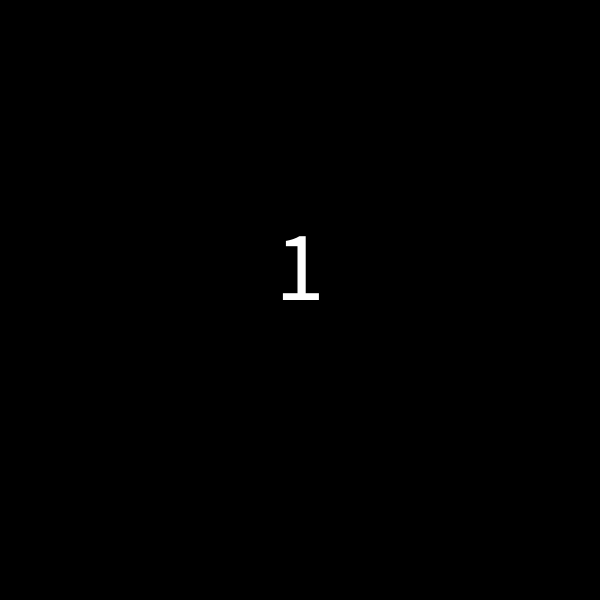
Frame 1 (no input)
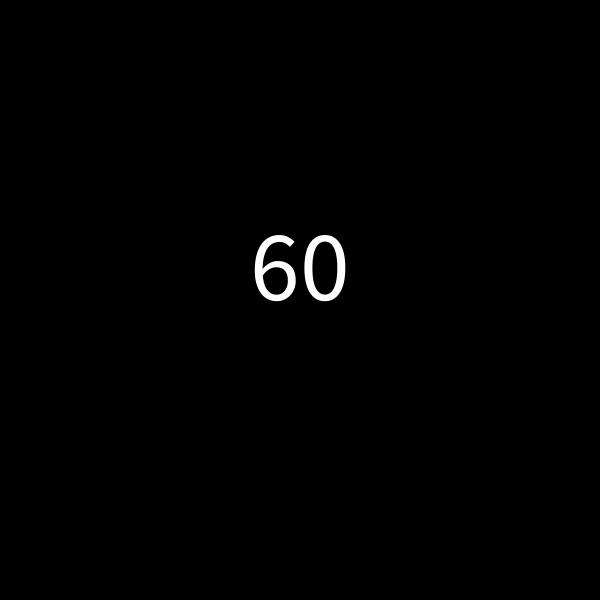
Frame 60 (the mouse pressed at the canvas centre just before this capture)
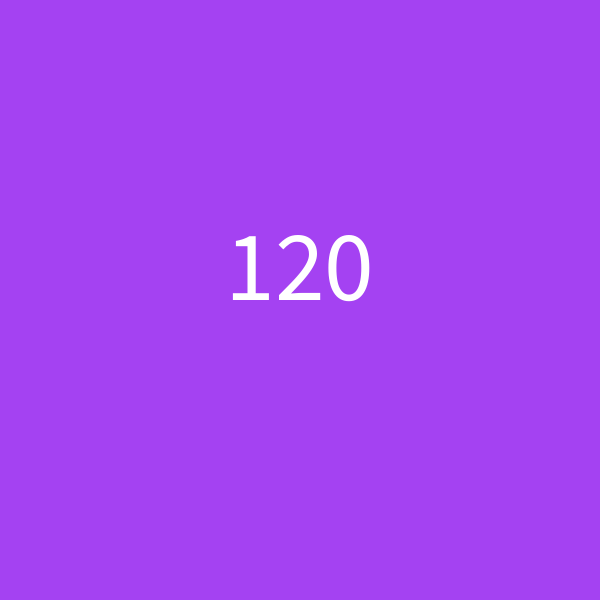
Frame 120 (the mouse held since frame 60 and released just before this capture)

The Processing sketch that drew these frames (run headless with seeded random() and noise(); from frame 60 on, the mouse is pressed at the canvas centre):

// Processing sketch: timing_part1
// ── timing_part1.pde
color c = color(0);

void setup(){
 size(600,600);
 textSize(100);
 textAlign(CENTER); 
}

void draw(){
 background(c);
 if(frameCount%100==0){
  c=color(random(255),random(255),random(255));
 } 
 text(frameCount,width/2,height/2);
}
